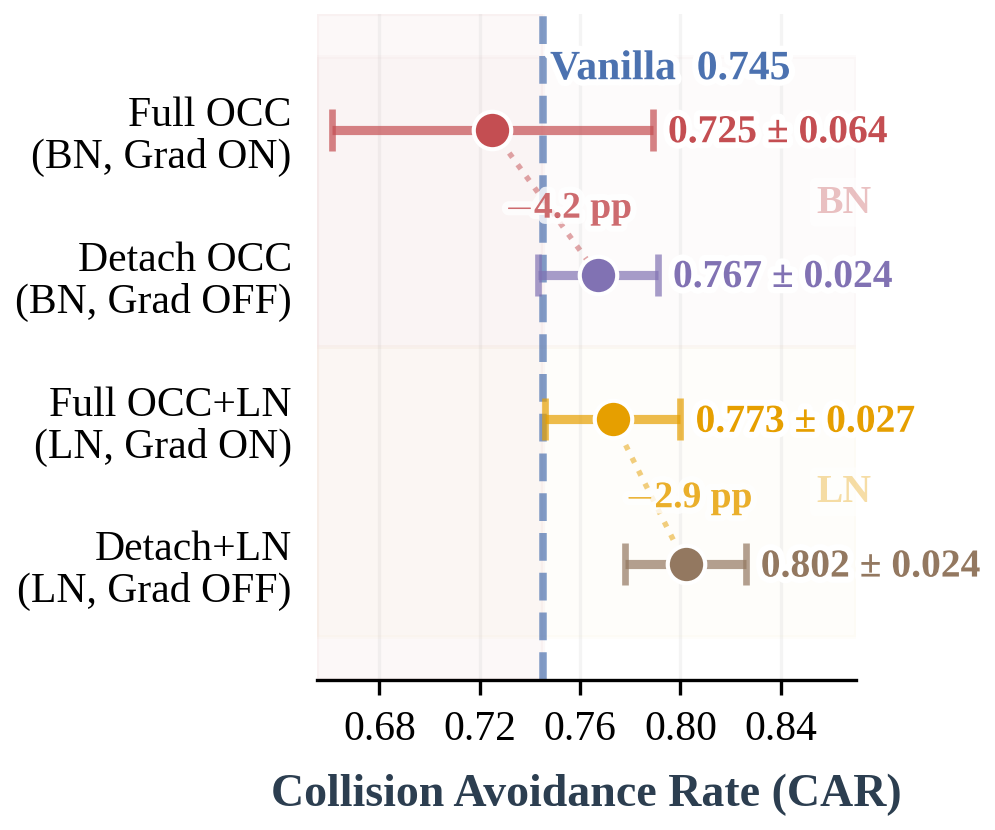

Source code (Python):
"""
fig1c_results_bar.py — CAR bar plot, formerly panel (c) of fig1_overview.
Split into standalone single-column figure. Data unchanged.
"""
import matplotlib
matplotlib.use('Agg')
import matplotlib.pyplot as plt
import matplotlib.patches as mpatches
from matplotlib.patches import FancyBboxPatch
import matplotlib.patheffects as pe
import numpy as np

COLORS = {
    'vanilla':     '#4C72B0',
    'full_occ_bn': '#C44E52',
    'full_occ_ln': '#E69F00',
    'random_occ':  '#55A868',
    'detach_bn':   '#8172B3',
    'detach_ln':   '#937860',
    'depth':       '#CCB974',
    'cutoff':      '#64B5CD',
}

UI = {
    'text':         '#2C3E50',
    'subtle':       '#95A5A6',
}

plt.rcParams.update({
    'font.family': 'serif',
    'font.serif': ['Liberation Serif', 'DejaVu Serif'],
    'font.size': 11,
    'text.color': UI['text'],
    'axes.labelcolor': UI['text'],
    'pdf.fonttype': 42,
    'ps.fonttype': 42,
    'savefig.dpi': 300,
    'savefig.bbox': 'tight',
    'savefig.pad_inches': 0.05,
    'mathtext.fontset': 'cm',
})

fig, ax_c = plt.subplots(figsize=(3.4, 3.0), dpi=300, facecolor='white')

# CORRECTED v2 data (Table 1), grouped by normalization type
cdata = [
    {'name': 'Full OCC\n(BN, Grad ON)',     'car': 0.725, 'sd': 0.064,
     'color': COLORS['full_occ_bn'], 'n_seeds': 3},
    {'name': 'Detach OCC\n(BN, Grad OFF)',   'car': 0.767, 'sd': 0.024,
     'color': COLORS['detach_bn'],   'n_seeds': 4},
    {'name': 'Full OCC+LN\n(LN, Grad ON)',  'car': 0.773, 'sd': 0.027,
     'color': COLORS['full_occ_ln'], 'n_seeds': 4},
    {'name': 'Detach+LN\n(LN, Grad OFF)',   'car': 0.802, 'sd': 0.024,
     'color': COLORS['detach_ln'],   'n_seeds': 3},
]
vanilla_car = 0.745

ax_c.set_xlim(0.655, 0.87)
ax_c.set_ylim(-0.8, len(cdata) - 0.2)
ax_c.invert_yaxis()
ax_c.spines['top'].set_visible(False)
ax_c.spines['right'].set_visible(False)
ax_c.spines['left'].set_visible(False)
ax_c.set_xlabel('Collision Avoidance Rate (CAR)', fontsize=11, fontweight='bold', labelpad=6)

# Group background bands
ax_c.axhspan(-0.5, 1.5, alpha=0.02, color=COLORS['full_occ_bn'], zorder=0)
ax_c.axhspan(1.5, 3.5, alpha=0.02, color=COLORS['full_occ_ln'], zorder=0)
ax_c.text(0.865, 0.5, 'BN', fontsize=9.5, color=COLORS['full_occ_bn'], ha='center', va='center',
          fontweight='bold', alpha=0.35,
          bbox=dict(boxstyle='round,pad=0.15', facecolor='white', edgecolor='none', alpha=0.6))
ax_c.text(0.865, 2.5, 'LN', fontsize=9.5, color=COLORS['full_occ_ln'], ha='center', va='center',
          fontweight='bold', alpha=0.35,
          bbox=dict(boxstyle='round,pad=0.15', facecolor='white', edgecolor='none', alpha=0.6))

# Vanilla reference
ax_c.axvline(x=vanilla_car, color=COLORS['vanilla'], linestyle='--',
             linewidth=1.8, alpha=0.7, zorder=1)
ax_c.text(vanilla_car + 0.003, -0.55, f'Vanilla  {vanilla_car:.3f}',
          fontsize=10, color=COLORS['vanilla'], va='top', ha='left',
          fontweight='bold',
          path_effects=[pe.withStroke(linewidth=3, foreground='white')])

# Below-baseline shading
ax_c.axvspan(0.655, vanilla_car, alpha=0.04, color=COLORS['full_occ_bn'], zorder=0)

# Connecting lines: BN pair
ax_c.plot([0.725, 0.767], [0, 1], color=COLORS['full_occ_bn'],
          lw=1.3, linestyle=':', alpha=0.5, zorder=1)
ax_c.text(0.730, 0.55, '$-$4.2 pp', fontsize=9,
          color=COLORS['full_occ_bn'], ha='left', va='center',
          fontweight='bold', alpha=0.8,
          path_effects=[pe.withStroke(linewidth=3, foreground='white')])

# LN pair
ax_c.plot([0.773, 0.802], [2, 3], color=COLORS['full_occ_ln'],
          lw=1.3, linestyle=':', alpha=0.5, zorder=1)
ax_c.text(0.778, 2.55, '$-$2.9 pp', fontsize=9,
          color=COLORS['full_occ_ln'], ha='left', va='center',
          fontweight='bold', alpha=0.8,
          path_effects=[pe.withStroke(linewidth=3, foreground='white')])

# Plot data
for i, d in enumerate(cdata):
    ax_c.plot(d['car'], i, 'o', color=d['color'], markersize=9,
              markeredgecolor='white', markeredgewidth=1.0, zorder=5)

    if d['sd'] is not None:
        ax_c.errorbar(d['car'], i, xerr=d['sd'], fmt='none', ecolor=d['color'],
                      elinewidth=2.2, capsize=5, capthick=1.6, zorder=4,
                      alpha=0.7)

    right_x = d['car'] + (d['sd'] if d['sd'] else 0) + 0.006
    label_text = f'{d["car"]:.3f} ± {d["sd"]:.3f}' if d['sd'] else f'{d["car"]:.3f}'

    ax_c.text(right_x, i + 0.02, label_text, fontsize=9.5, ha='left',
              va='center', color=d['color'], fontweight='bold',
              path_effects=[pe.withStroke(linewidth=3, foreground='white')])

ax_c.set_yticks(list(range(len(cdata))))
ax_c.set_yticklabels([d['name'] for d in cdata], fontsize=10, linespacing=1.1)
ax_c.tick_params(axis='y', length=0, pad=6)
ax_c.tick_params(axis='x', labelsize=10)
ax_c.grid(axis='x', alpha=0.10, color='#999', zorder=0)
ax_c.set_xticks([0.68, 0.72, 0.76, 0.80, 0.84])

plt.tight_layout()

# Save
out_dir = '/home/ubuntu/.agent-ml-research-idea_gen_0513/projects/occsafe_vla/docs/paper/figures'
fig.savefig(f'{out_dir}/fig1c_results_bar.png', dpi=300, bbox_inches='tight',
            pad_inches=0.05, facecolor='white')
fig.savefig(f'{out_dir}/fig1c_results_bar.pdf', dpi=300, bbox_inches='tight',
            pad_inches=0.05, facecolor='white')
plt.close()
print("Saved fig1c_results_bar.png and fig1c_results_bar.pdf")
